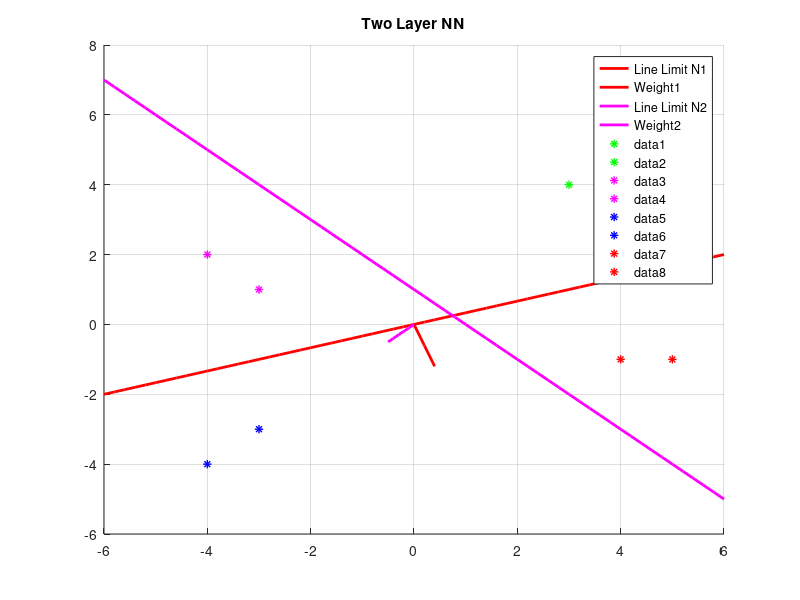

Recreate this plot in MATLAB. (Note: this script raises an error after producing the figure.)
%   Two Layer NN

% Given the group of points in a bidimentional cartensian plane
% 3, 4
% 4, 3
% 
% -4, 3
% -3, 1
% 
% -3, -3
% -4, -4
% 
% 5, -1
% 4, -1
% Build two neurons to classify into 4 groups those areas
% --------------------------------------------------------------
%% 
x = -6:0.2:6;

% The neurons are propose as :
 y1 = (1/3) * x;
 y2 = -x + 1;
 
%  And, the weight values as:
xw1 = 0:0.2:0.5;
xw2 = -0.5:0.1:0;

yw1 = -3 * xw1;
yw2 = xw2;

figure(1)
title('Two Layer NN')
hold on

% For N1
plot(x, y1, 'r', 'LineWidth',2,'DisplayName','Line Limit N1')
hold on
plot(xw1, yw1, 'r', 'LineWidth',2,'DisplayName','Weight1')
hold on

% For N2
plot(x, y2, 'm', 'LineWidth',2,'DisplayName','Line Limit N2')
hold on
plot(xw2, yw2, 'm', 'LineWidth',2,'DisplayName','Weight2')
hold on

legend()
hold off

% Graphing points
hold on
plot(3, 4, '*g', 'LineWidth',1)
hold on
plot(4, 3, '*g', 'LineWidth',1)
hold on
plot(-4, 2, '*m','LineWidth',1)
hold on
plot(-3, 1, '*m','LineWidth',1)
hold on
plot(-3, -3, '*b','LineWidth',1)
hold on
plot(-4, -4, '*b','LineWidth',1)
hold on
plot(5, -1, '*r','LineWidth',1)
hold on
plot(4, -1, '*r','LineWidth',1)

grid on
ax = gca;
ax.XAxisLocation = 'origin';
ax.YAxisLocation = 'origin';
% 
% In this section, let's graph the points in each class

% When a = [0; 0] section green (Nort East)
% When a = [0; 1] section magenta (Nort West)
% When a = [1; 1] section ble (South West)
% When a = [1; 1] section magenta (South East)

x0 = -6:0.1:6;
y0 = -6:0.1:6;

% We obtain b with the following values of w11, w12, w21, w22
w = [0.1 -0.3; -0.1 -0.1];
b= [0 ; 0.1];

figure(2)

title('Two Layer NN')
hold on

% For N1
plot(x, y1, 'r', 'LineWidth',2,'DisplayName','Line Limit N1')
hold on
% For N2
plot(x, y2, 'r', 'LineWidth',2,'DisplayName','Line Limit N2')

for i = 1:length(x0)
    for j = 1:length(y0)
        
        a = hardlim( w * [x0(i); y0(j)] + b );
        if( a(1) == 0 && a(2) == 0 )
            
            plot(x0(i) , y0(j), '*g')
         
        elseif ( a(1) == 0 && a(2) == 1 )
            plot(x0(i) , y0(j), '*m')
            
        elseif ( a(1) == 1 && a(2) == 1 )
            plot(x0(i) , y0(j), '*b')
            
        elseif ( a(1) == 1 && a(2) == 0 )
            plot(x0(i) , y0(j), '*r')
        end
        hold on
    end
end

grid on
xlim([-6 6])
ylim([-6 6])
plot(x, y2, 'r', 'LineWidth',2,'DisplayName','Line Limit N2')